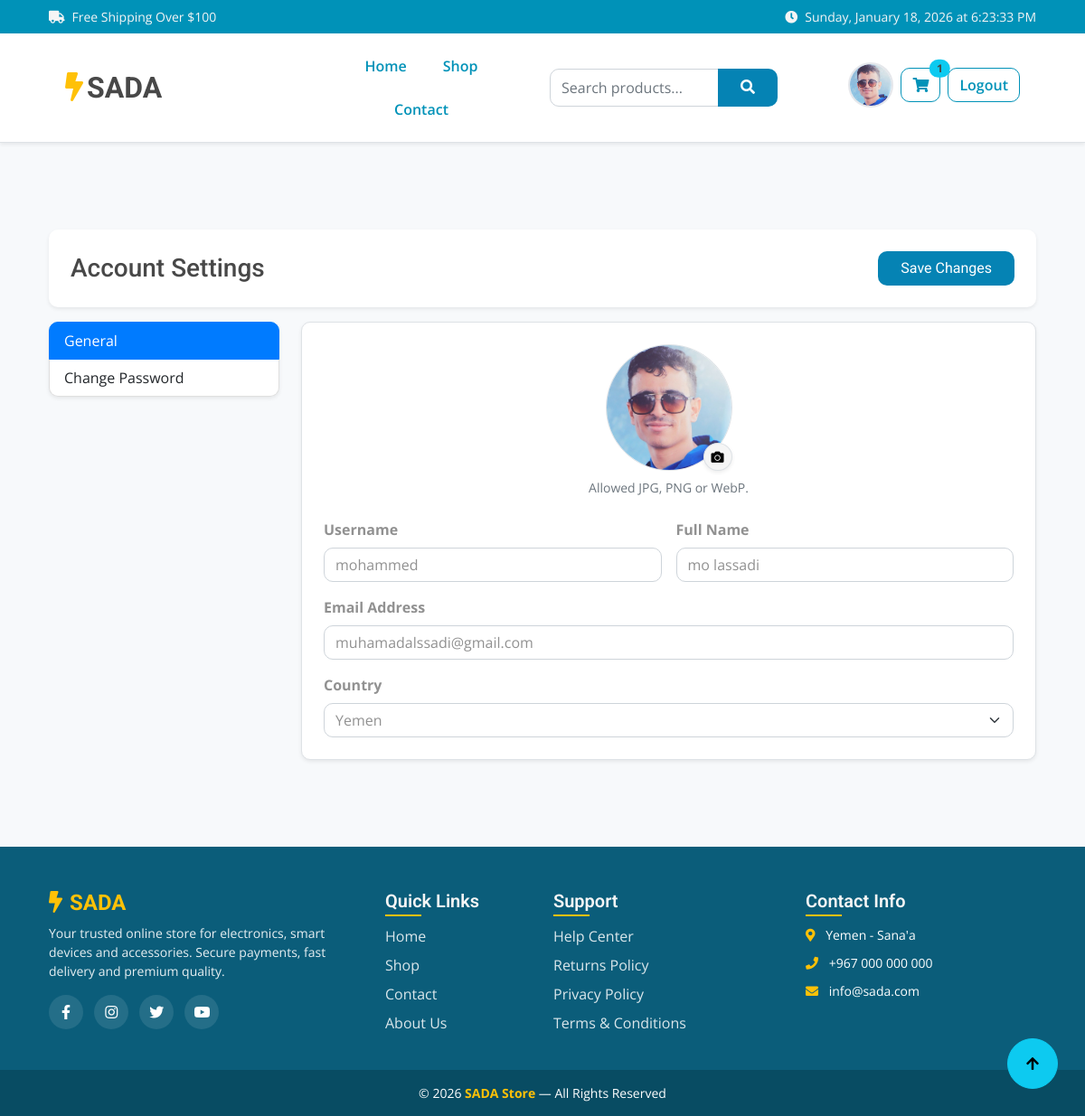
Screenshot of /settings.php (signed in) with the database file from the repository.
### tables this page shows
CREATE TABLE `users` (
  `id` int NOT NULL,
  `username` varchar(200) NOT NULL,
  `fullname` varchar(300) NOT NULL,
  `email` varchar(200) NOT NULL,
  `password` varchar(300) NOT NULL,
  `country` varchar(300) NOT NULL,
  `profile_image` varchar(500) NOT NULL,
  `status` tinyint NOT NULL DEFAULT '0',
  `roll_id` int NOT NULL DEFAULT '2',
  `created_at` timestamp NOT NULL DEFAULT CURRENT_TIMESTAMP
);

### settings.php (the view, shortened to what this page needs)
<?php
include 'include/db_connect.php';
$user_id = $_SESSION['user_id'];
$stmt = $conn->prepare("SELECT * FROM users WHERE id = ?");
$stmt->execute([$user_id]);
$user = $stmt->fetch();
include 'include/template/Header.php';
?>
<div class="container py-5 my-5">
    <form action="" method="POST" enctype="multipart/form-data">
        <div class="bg-white p-4 rounded shadow-sm mb-3 d-flex align-items-center justify-content-between flex-wrap">
            <h3 class="mb-0">Account Settings</h3>
            <button type="submit" name="update_profile" class="btn btn-primary mt-2 mt-sm-0 px-4">Save Changes</button>
        </div>
        <div class="row g-4">
            <div class="col-lg-3">
                <div class="list-group shadow-sm">
                    <a class="list-group-item list-group-item-action active" data-bs-toggle="list" href="#general">General</a>
                    <a class="list-group-item list-group-item-action" data-bs-toggle="list" href="#password">Change Password</a>
                </div>
            </div>
            <div class="col-lg-9">
                <div class="tab-content bg-white p-4 rounded shadow-sm border">
                    <div class="tab-pane fade show active" id="general">
                        <div class="text-center mb-4">
                            <div class="position-relative d-inline-block">
                                <img id="preview" src="uploads/users/<?php echo htmlspecialchars($user['profile_image'] ?: 'default.png'); ?>"
                                     class="rounded-circle border" alt="Avatar"
                                     style="width: 140px; height: 140px; object-fit: cover;">
                                <label class="btn btn-sm btn-light border rounded-circle position-absolute bottom-0 end-0 shadow-sm" style="cursor: pointer;">
                                    <i class="fas fa-camera"></i>
                                </label>
                            </div>
                            <p class="text-muted small mt-2">Allowed JPG, PNG or WebP.</p>
                        </div>
                        <div class="row g-3">
                            <div class="col-md-6">
                                <label class="form-label fw-bold">Username</label>
                                <input type="text" name="username" class="form-control" value="<?php echo htmlspecialchars($user['username']); ?>" required>
                            </div>
                            <div class="col-md-6">
                                <label class="form-label fw-bold">Full Name</label>
                                <input type="text" name="fullname" class="form-control" value="<?php echo htmlspecialchars($user['fullname']); ?>" required>
                            </div>
                            <div class="col-md-12">
                                <label class="form-label fw-bold">Email Address</label>
                                <input type="email" name="email" class="form-control" value="<?php echo htmlspecialchars($user['email']); ?>" required>
                            </div>
                            <div class="col-md-12">
                                <label class="form-label fw-bold">Country</label>
                                <select name="country" class="form-select">
                                    <option value="Yemen" <?php echo ($user['country'] == 'Yemen') ? 'selected' : ''; ?>>Yemen</option>
                                </select>
                            </div>
                        </div>
                    </div>
                </div>
            </div>
        </div>
    </form>
</div>
<?php include 'include/template/Footer.php'?>

### assets/css/style.css (style rules this page uses)
.btn { font-weight: 600; transition: .5s; }
.btn.btn-primary { background: var(--bs-primary) !important; color: var(--bs-white) !important; font-family: 'Roboto', sans-serif; font-weight: 400; transition: 0.5s; }

### settings.php (style rules this page uses)
body { background: #f7f9fb; }
.form-control, .form-select { border-radius: 10px; }
.list-group-item.active { background: #007bff; border-color: #007bff; }

### rows the page displays
users: profile_image (picture), username "mohammed", fullname "mo lassadi", email "muhamadalssadi@gmail.com", country "Yemen"

### other values shown
$cartCount "1"
